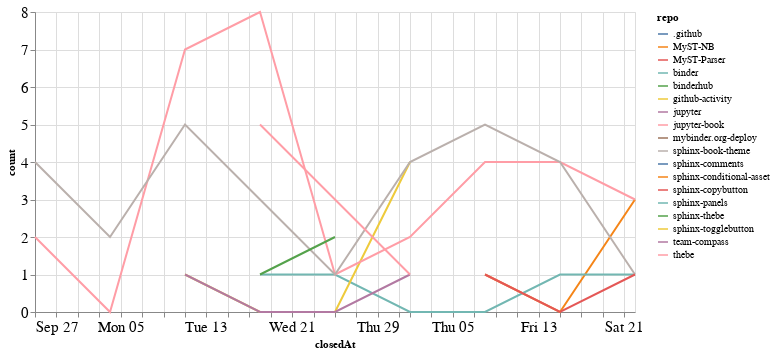

The code cell stored with this chart in its notebook:
### Code cell
closed_by_time = closed_by.groupby('repo').resample('W', on='closedAt').count()['author'].reset_index()
closed_by_time = closed_by_time.rename(columns={'author': 'count'})

alt.Chart(closed_by_time, width=600).mark_line().encode(
    x='closedAt',
    y='count',
    color='repo',
    tooltip="repo"
)

### Figure 1 — Vega-Lite specification as saved in the notebook (floating-point values rounded to 4 significant figures)
{"config": {"axisLeft": {"labelFontSize": 15}, "axisBottom": {"labelFontSize": 15}}, "data": {"name": "data-41d4376764394fa88102148874e95977"}, "mark": "line", "encoding": {"color": {"type": "nominal", "field": "repo"}, "tooltip": {"type": "nominal", "field": "repo"}, "x": {"type": "temporal", "field": "closedAt"}, "y": {"type": "quantitative", "field": "count"}}, "width": 600, "$schema": "https://vega.github.io/schema/vega-lite/v4.8.1.json", "datasets": {"data-41d4376764394fa88102148874e95977": [{"repo": ".github", "closedAt": "2020-11-08T00:00:00", "count": 1}, {"repo": "MyST-NB", "closedAt": "2020-11-08T00:00:00", "count": 1}, {"repo": "MyST-NB", "closedAt": "2020-11-15T00:00:00", "count": 0}, {"repo": "MyST-NB", "closedAt": "2020-11-22T00:00:00", "count": 3}, {"repo": "MyST-Parser", "closedAt": "2020-10-11T00:00:00", "count": 1}, {"repo": "binder", "closedAt": "2020-10-18T00:00:00", "count": 1}, {"repo": "binder", "closedAt": "2020-10-25T00:00:00", "count": 1}, {"repo": "binder", "closedAt": "2020-11-01T00:00:00", "count": 0}, {"repo": "binder", "closedAt": "2020-11-08T00:00:00", "count": 0}, {"repo": "binder", "closedAt": "2020-11-15T00:00:00", "count": 1}, {"repo": "binder", "closedAt": "2020-11-22T00:00:00", "count": 1}, {"repo": "binderhub", "closedAt": "2020-11-01T00:00:00", "count": 1}, {"repo": "github-activity", "closedAt": "2020-10-11T00:00:00", "count": 1}, {"repo": "github-activity", "closedAt": "2020-10-18T00:00:00", "count": 0}, {"repo": "github-activity", "closedAt": "2020-10-25T00:00:00", "count": 0}, {"repo": "github-activity", "closedAt": "2020-11-01T00:00:00", "count": 4}, {"repo": "jupyter", "closedAt": "2020-10-11T00:00:00", "count": 1}, {"repo": "jupyter", "closedAt": "2020-10-18T00:00:00", "count": 0}, {"repo": "jupyter", "closedAt": "2020-10-25T00:00:00", "count": 0}, {"repo": "jupyter", "closedAt": "2020-11-01T00:00:00", "count": 1}, {"repo": "jupyter-book", "closedAt": "2020-09-27T00:00:00", "count": 2}, {"repo": "jupyter-book", "closedAt": "2020-10-04T00:00:00", "count": 0}, {"repo": "jupyter-book", "closedAt": "2020-10-11T00:00:00", "count": 7}, {"repo": "jupyter-book", "closedAt": "2020-10-18T00:00:00", "count": 8}, {"repo": "jupyter-book", "closedAt": "2020-10-25T00:00:00", "count": 1}, {"repo": "jupyter-book", "closedAt": "2020-11-01T00:00:00", "count": 2}, {"repo": "jupyter-book", "closedAt": "2020-11-08T00:00:00", "count": 4}, {"repo": "jupyter-book", "closedAt": "2020-11-15T00:00:00", "count": 4}, {"repo": "jupyter-book", "closedAt": "2020-11-22T00:00:00", "count": 3}, {"repo": "mybinder.org-deploy", "closedAt": "2020-10-18T00:00:00", "count": 1}, {"repo": "sphinx-book-theme", "closedAt": "2020-09-27T00:00:00", "count": 4}, {"repo": "sphinx-book-theme", "closedAt": "2020-10-04T00:00:00", "count": 2}, {"repo": "sphinx-book-theme", "closedAt": "2020-10-11T00:00:00", "count": 5}, {"repo": "sphinx-book-theme", "closedAt": "2020-10-18T00:00:00", "count": 3}, {"repo": "sphinx-book-theme", "closedAt": "2020-10-25T00:00:00", "count": 1}, {"repo": "sphinx-book-theme", "closedAt": "2020-11-01T00:00:00", "count": 4}, {"repo": "sphinx-book-theme", "closedAt": "2020-11-08T00:00:00", "count": 5}, {"repo": "sphinx-book-theme", "closedAt": "2020-11-15T00:00:00", "count": 4}, {"repo": "sphinx-book-theme", "closedAt": "2020-11-22T00:00:00", "count": 1}, {"repo": "sphinx-comments", "closedAt": "2020-09-27T00:00:00", "count": 1}, {"repo": "sphinx-conditional-asset", "closedAt": "2020-10-25T00:00:00", "count": 2}, {"repo": "sphinx-copybutton", "closedAt": "2020-11-08T00:00:00", "count": 1}, {"repo": "sphinx-copybutton", "closedAt": "2020-11-15T00:00:00", "count": 0}, {"repo": "sphinx-copybutton", "closedAt": "2020-11-22T00:00:00", "count": 1}, {"repo": "sphinx-panels", "closedAt": "2020-10-18T00:00:00", "count": 1}, {"repo": "sphinx-thebe", "closedAt": "2020-10-18T00:00:00", "count": 1}, {"repo": "sphinx-thebe", "closedAt": "2020-10-25T00:00:00", "count": 2}, {"repo": "sphinx-togglebutton", "closedAt": "2020-10-25T00:00:00", "count": 3}, {"repo": "team-compass", "closedAt": "2020-10-11T00:00:00", "count": 1}, {"repo": "thebe", "closedAt": "2020-10-18T00:00:00", "count": 5}, {"repo": "thebe", "closedAt": "2020-10-25T00:00:00", "count": 3}, {"repo": "thebe", "closedAt": "2020-11-01T00:00:00", "count": 1}]}}
